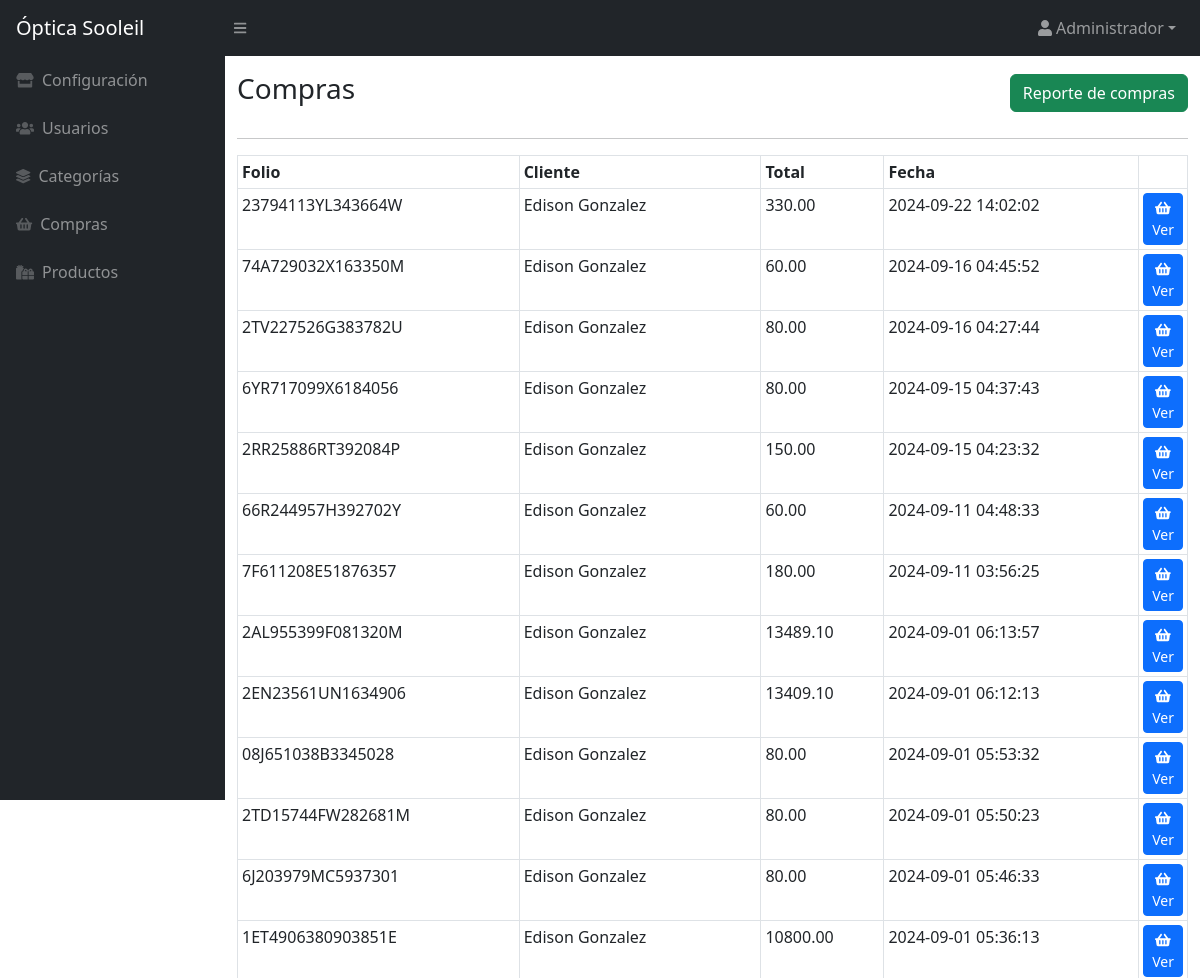
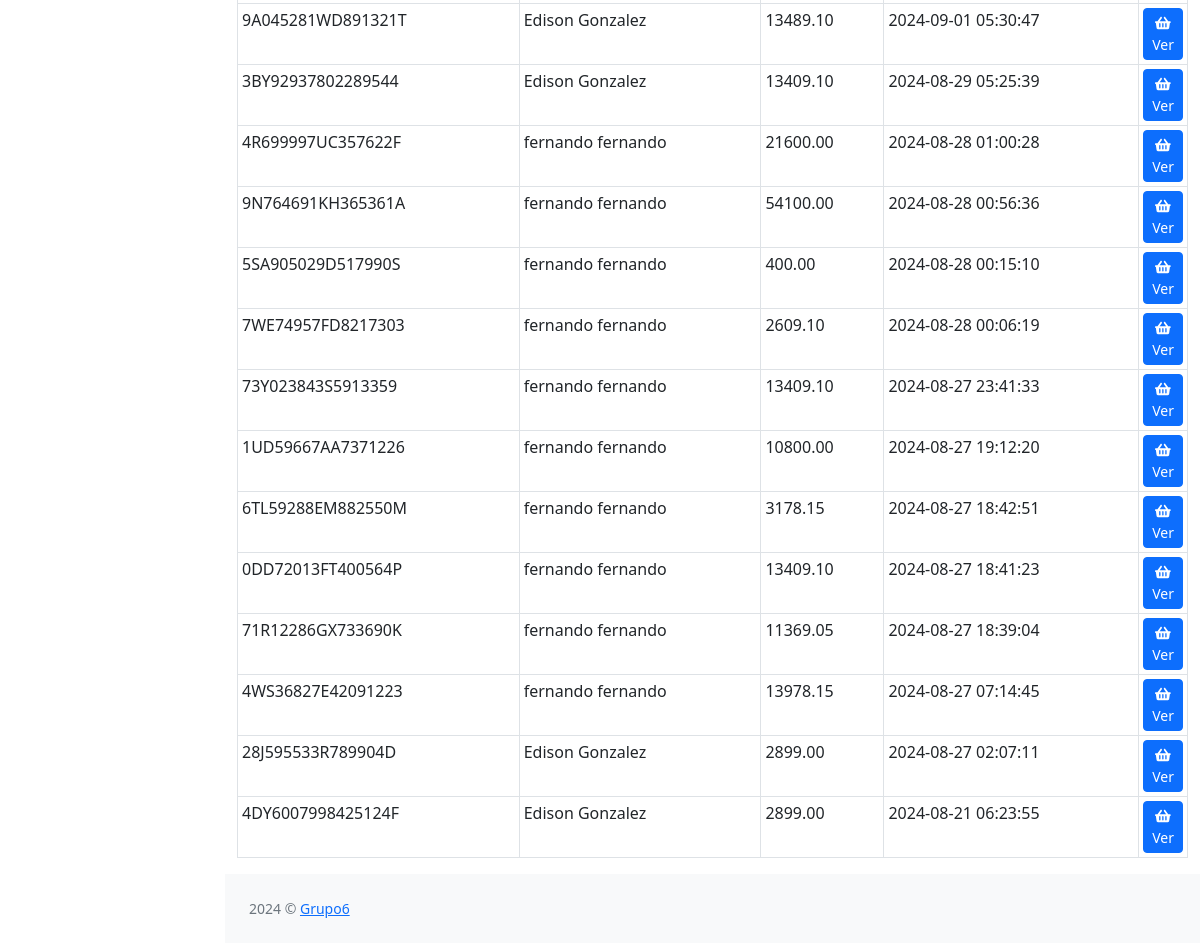
Screenshot of /admin/compras/index.php (signed in) with the database file from the repository (2 pictures, top to bottom).
### tables this page shows
CREATE TABLE `compra` (
  `id` int(11) NOT NULL,
  `id_transaccion` varchar(20) NOT NULL,
  `fecha` datetime NOT NULL,
  `status` varchar(20) NOT NULL,
  `email` varchar(50) NOT NULL,
  `id_cliente` varchar(20) NOT NULL,
  `total` decimal(10,2) NOT NULL,
  `medio_pago` varchar(10) DEFAULT NULL
);

### admin/compras/index.php (the view, shortened to what this page needs)
<?php
$db = new Database();
$con = $db->conectar();
$sql = "SELECT id_transaccion, fecha, status, total, medio_pago, CONCAT(nombres,' ',apellidos) AS cliente
FROM compra
INNER JOIN clientes ON compra.id_cliente = clientes.id
ORDER BY fecha DESC";
$resultado = $con->query($sql);
require '../header.php';
?>
<main class="flex-shrink-0">
    <div class="container mt-3">
        <div class="d-sm-flex align-items-center justify-content-between mb-4">
            <h3>Compras</h3>
            <a class="btn btn-success" href="genera_reporte_compras.php">
                Reporte de compras
            </a>
        </div>
        <hr>
        <table id="datatablesSimple" class="table table-bordered table-sm">
            <thead>
                <tr>
                    <th>Folio</th>
                    <th>Cliente</th>
                    <th>Total</th>
                    <th>Fecha</th>
                    <th style="width: 5%" data-sortable="false"></th>
                </tr>
            </thead>
            <tbody>
                <?php while ($row = $resultado->fetch(PDO::FETCH_ASSOC)) { ?>
                    <tr>
                        <td><?php echo $row['id_transaccion']; ?></td>
                        <td><?php echo $row['cliente']; ?></td>
                        <td><?php echo $row['total']; ?></td>
                        <td><?php echo $row['fecha']; ?></td>
                        <td>
                            <button type="button" class="btn btn-sm btn-primary" data-bs-toggle="modal" data-bs-target="#detalleModal" data-bs-orden="<?php echo $row['id_transaccion']; ?>">
                                <i class="fas fa-shopping-basket"></i> Ver
                            </button>
                        </td>
                    </tr>
                <?php } ?>
            </tbody>
        </table>
    </div>
</main>
<?php include '../footer.php'; ?>

### rows the page displays
compra: id_transaccion "23794113YL343664W", cliente "Edison Gonzalez", total "330.00", fecha "2024-09-22 14:02:02"
compra: id_transaccion "74A729032X163350M", cliente "Edison Gonzalez", total "60.00", fecha "2024-09-16 04:45:52"
compra: id_transaccion "2TV227526G383782U", cliente "Edison Gonzalez", total "80.00", fecha "2024-09-16 04:27:44"
compra: id_transaccion "6YR717099X6184056", cliente "Edison Gonzalez", total "80.00", fecha "2024-09-15 04:37:43"
compra: id_transaccion "2RR25886RT392084P", cliente "Edison Gonzalez", total "150.00", fecha "2024-09-15 04:23:32"
compra: id_transaccion "66R244957H392702Y", cliente "Edison Gonzalez", total "60.00", fecha "2024-09-11 04:48:33"
compra: id_transaccion "7F611208E51876357", cliente "Edison Gonzalez", total "180.00", fecha "2024-09-11 03:56:25"
compra: id_transaccion "2AL955399F081320M", cliente "Edison Gonzalez", total "13489.10", fecha "2024-09-01 06:13:57"
compra: id_transaccion "2EN23561UN1634906", cliente "Edison Gonzalez", total "13409.10", fecha "2024-09-01 06:12:13"
compra: id_transaccion "08J651038B3345028", cliente "Edison Gonzalez", total "80.00", fecha "2024-09-01 05:53:32"
compra: id_transaccion "2TD15744FW282681M", cliente "Edison Gonzalez", total "80.00", fecha "2024-09-01 05:50:23"
compra: id_transaccion "6J203979MC5937301", cliente "Edison Gonzalez", total "80.00", fecha "2024-09-01 05:46:33"
compra: id_transaccion "1ET4906380903851E", cliente "Edison Gonzalez", total "10800.00", fecha "2024-09-01 05:36:13"
compra: id_transaccion "9A045281WD891321T", cliente "Edison Gonzalez", total "13489.10", fecha "2024-09-01 05:30:47"
compra: id_transaccion "3BY92937802289544", cliente "Edison Gonzalez", total "13409.10", fecha "2024-08-29 05:25:39"
compra: id_transaccion "4R699997UC357622F", cliente "fernando fernando", total "21600.00", fecha "2024-08-28 01:00:28"
compra: id_transaccion "9N764691KH365361A", cliente "fernando fernando", total "54100.00", fecha "2024-08-28 00:56:36"
compra: id_transaccion "5SA905029D517990S", cliente "fernando fernando", total "400.00", fecha "2024-08-28 00:15:10"
compra: id_transaccion "7WE74957FD8217303", cliente "fernando fernando", total "2609.10", fecha "2024-08-28 00:06:19"
compra: id_transaccion "73Y023843S5913359", cliente "fernando fernando", total "13409.10", fecha "2024-08-27 23:41:33"
compra: id_transaccion "1UD59667AA7371226", cliente "fernando fernando", total "10800.00", fecha "2024-08-27 19:12:20"
compra: id_transaccion "6TL59288EM882550M", cliente "fernando fernando", total "3178.15", fecha "2024-08-27 18:42:51"
compra: id_transaccion "0DD72013FT400564P", cliente "fernando fernando", total "13409.10", fecha "2024-08-27 18:41:23"
compra: id_transaccion "71R12286GX733690K", cliente "fernando fernando", total "11369.05", fecha "2024-08-27 18:39:04"
compra: id_transaccion "4WS36827E42091223", cliente "fernando fernando", total "13978.15", fecha "2024-08-27 07:14:45"
compra: id_transaccion "28J595533R789904D", cliente "Edison Gonzalez", total "2899.00", fecha "2024-08-27 02:07:11"
compra: id_transaccion "4DY6007998425124F", cliente "Edison Gonzalez", total "2899.00", fecha "2024-08-21 06:23:55"

### other values shown
$_SESSION['user_name'] "Administrador"
